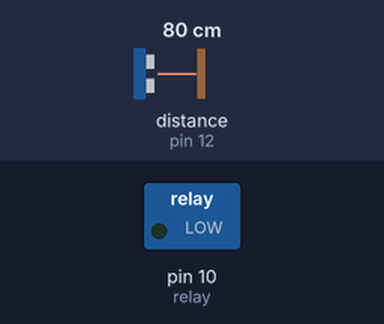
Recording of a sketch running on a simulated Arduino Uno, built with avr-gcc and run on an emulated ATmega328P. Parts: switched loads named in the sketch (green lamp = pin HIGH). Wiring (inferred from the names in the program): ultrasonic range finder: trigger pin 13; echo pin 12. The inputs (shaded band) are chosen by the test bench; at power-on: distance to the obstacle (sensor on pin 12) 80 cm. The echo pulse lasts 58.3 µs per cm; pins used as bus, display or sensor lines are not drawn.

Above: at 1.2 s.
1.3 s: distance to the obstacle (sensor on pin 12) set to 13 cm
2.8 s: distance to the obstacle (sensor on pin 12) set to 10 cm
At 3.3 s:
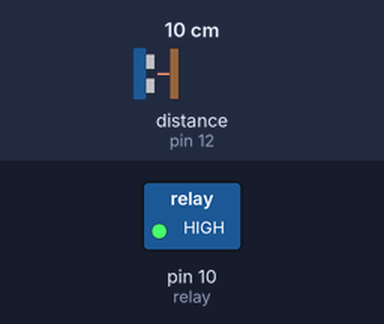
4.3 s: distance to the obstacle (sensor on pin 12) set to 18 cm
At 5.5 s:
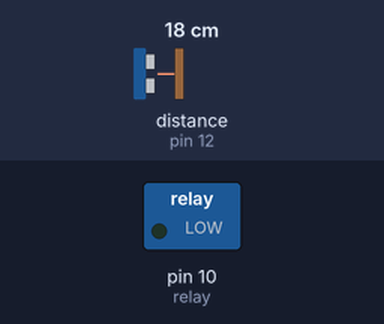
5.8 s: distance to the obstacle (sensor on pin 12) set to 2 cm
At 6.8 s:
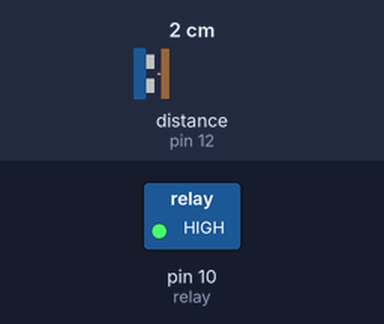
Timing chart, 0 to 8.3 s (numbered marks = the images above; inputs shaded):
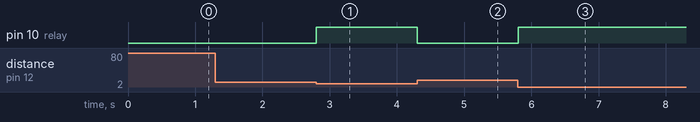

The sketch:

contactless_doorbell.ino
```cpp
// Define pins numbers for your arduino,make sure you check carefully
const int trigPin = 13;  //Connect Trig pin from Ultrasonic Sensor to Arduino Pin 13
const int echoPin = 12;  //Connect Echo pin from Ultrasonic Sensor to Arduino Pin 12

const int relay= 10;   //Connect Positive pin of LED to Arduino Pin 10

// creating 3 variables
long duration;
int distance;
int safetyDistance;


void setup() {
pinMode(trigPin, OUTPUT); // Setting the trigPin as an Output
pinMode(echoPin, INPUT); // Setting the echoPin as an Input

pinMode(relay, OUTPUT);
Serial.begin(9600); // Starts the serial communication between the board and the sensor
}


void loop() {
// Clears the trigPin from any previous command
digitalWrite(trigPin, LOW);
delayMicroseconds(2);

// Sets the trigPin on HIGH state for 15 micro seconds
digitalWrite(trigPin, HIGH);
delayMicroseconds(15);
digitalWrite(trigPin, LOW);

// Reads the echoPin, returns the sound wave travel time in microseconds
duration = pulseIn(echoPin, HIGH);

// Calculate the distance
distance= duration*0.034/2;

safetyDistance = distance;
if (safetyDistance <= 10){
  digitalWrite(relay, HIGH);
}
else{
  digitalWrite(relay, LOW);
}

}
```

Measured:
- the behaviour switches between 12 and 11 cm on distance to the obstacle (sensor on pin 12) (found by bisection; images 0 and 1)
- after the input at 1.3 s, every drawn part: stays the same
- after the input at 2.8 s, pin 10 (relay): LOW → HIGH at once
- after the input at 4.3 s, pin 10 (relay): HIGH → LOW at once
- after the input at 5.8 s, pin 10 (relay): LOW → HIGH at once
